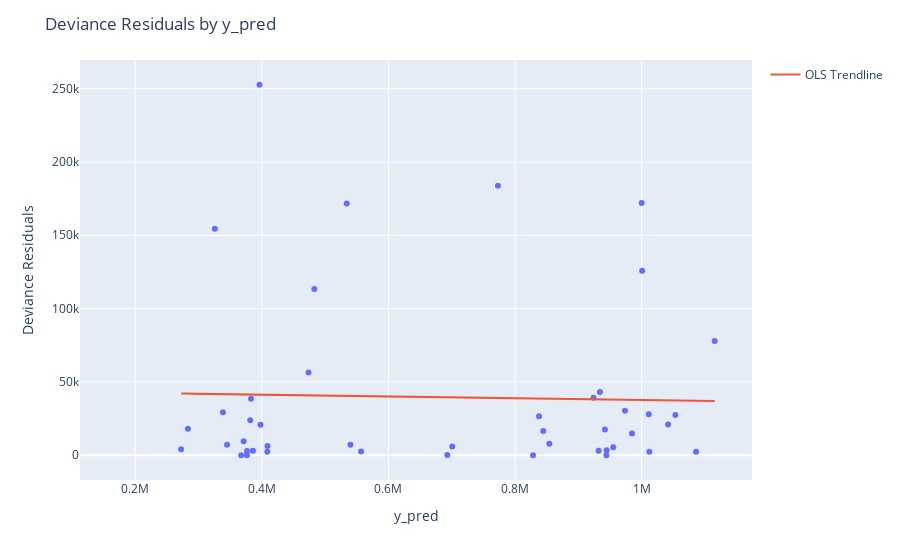

Notebook cell for this chart:
### Code cell
plot_by(testdf, 'Deviance Residuals', 'y_pred')
